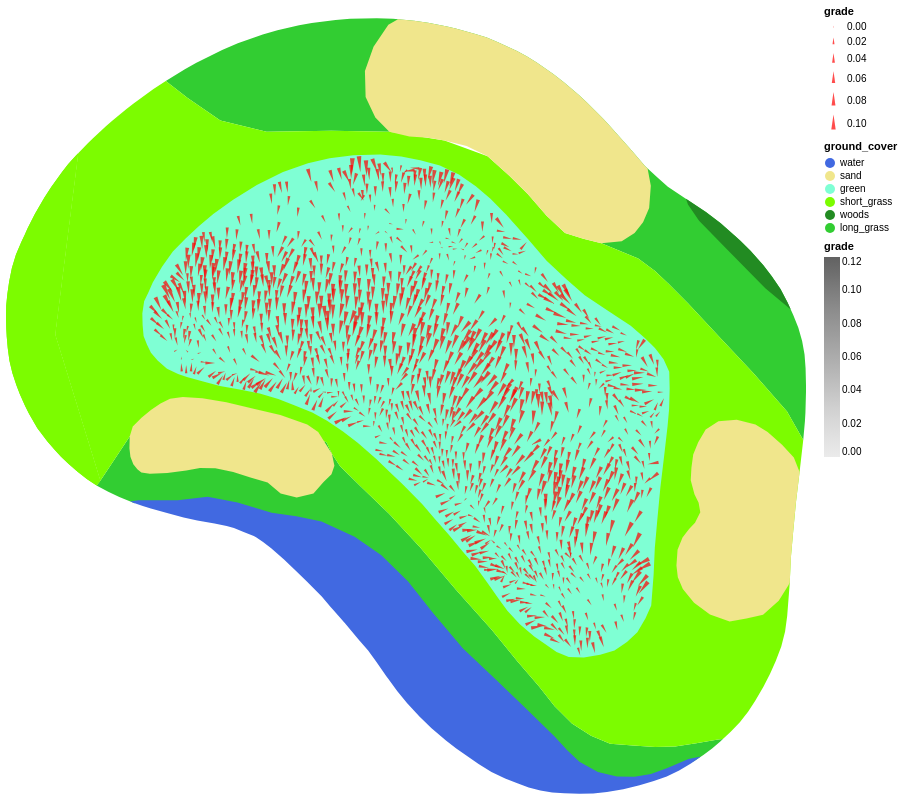

Notebook code for this chart:
### Code cell
surround_features + inclines

### Figure 1 — Vega-Lite specification as saved in the notebook (floating-point values rounded to 4 significant figures; data arrays with more than 128 entries replaced by an {"elided": "..."} marker saying what was removed)
{"config": {"view": {"continuousWidth": 400, "continuousHeight": 300}}, "layer": [{"data": {"name": "data-8d4c7388e1b27d0d44f2c84a580ab372"}, "mark": "geoshape", "encoding": {"color": {"field": "ground_cover", "scale": {"domain": ["water", "sand", "green", "short_grass", "woods", "long_grass"], "range": ["RoyalBlue", "Khaki", "Aquamarine", "LawnGreen", "ForestGreen", "LimeGreen"]}, "type": "nominal"}, "tooltip": [{"field": "name", "type": "nominal"}, {"field": "ground_cover", "type": "nominal"}, {"field": "course_area", "type": "nominal"}]}, "projection": {"reflectY": true, "type": "identity"}}, {"data": {"name": "data-61be3b52b641e2ad725bb593af836825"}, "mark": {"type": "point", "color": "lightgray", "filled": true, "shape": "wedge"}, "encoding": {"angle": {"field": "slope_heading", "type": "quantitative"}, "color": {"condition": {"value": "red", "selection": "selector014"}, "field": "grade", "scale": {"domain": [0, 0.12], "scheme": "greys"}, "type": "quantitative"}, "latitude": {"field": "y", "type": "quantitative"}, "longitude": {"field": "x", "type": "quantitative"}, "size": {"field": "grade", "type": "quantitative"}, "tooltip": [{"field": "z", "type": "quantitative"}, {"field": "slope_heading", "type": "quantitative"}, {"field": "grade", "type": "quantitative"}]}, "height": 800, "projection": {"reflectY": true, "type": "identity"}, "selection": {"selector014": {"type": "single", "on": "mouseover", "nearest": true}}, "width": 800}], "$schema": "https://vega.github.io/schema/vega-lite/v4.17.0.json", "datasets": {"data-8d4c7388e1b27d0d44f2c84a580ab372": [{"name": "rough", "course_area": "general_area", "ground_cover": "long_grass", "type": "Feature", "geometry": {"type": "Polygon", "coordinates": [[[-696.8, -346.0], [-694.6, -342.7], [-693.4, -342.0], [-686.2, -341.1], [-680.2, -343.2], [-679.8, -344.0], [-679.2, -344.9], [-677.7, -346.4], [-675.6, -348.4], [-673.3, -350.9], [-670.7, -353.9], [-668.1, -356.9], [-666.2, -359.2], [-664.6, -361.0], [-663.4, -362.5], [-662.2, -363.8], [-660.8, -364.7], [-659.4, -365.3], [-657.7, -365.4], [-656.1, -365.5], [-654.6, -365.5], [-653.1, -365.2], [-651.5, -365.0], [-651.1, -364.9], [-651.3, -365.1], [-651.9, -365.6], [-652.5, -366.1], [-653.2, -366.6], [-653.6, -366.6], [-656.2, -367.7], [-657.5, -367.9], [-658.8, -367.9], [-660.3, -367.5], [-661.6, -366.8], [-663.3, -365.2], [-670.3, -358.4], [-674.4, -353.4], [-678.1, -350.2], [-680.5, -349.2], [-684.2, -348.5], [-686.7, -347.7], [-688.8, -347.3], [-691.0, -347.6], [-694.0, -347.6], [-694.3, -347.6], [-694.3, -347.6], [-695.4, -347.2], [-696.2, -346.8], [-697.0, -346.4], [-697.0, -346.3], [-696.8, -346.0]]]}}, {"name": "rough", "course_area": "general_area", "ground_cover": "long_grass", "type": "Feature", "geometry": {"type": "Polygon", "coordinates": {"elided": "1x70x2 float values"}}}, {"name": "woods", "course_area": "general_area", "ground_cover": "woods", "type": "Feature", "geometry": {"type": "Polygon", "coordinates": [[[-648.0, -331.9], [-650.8, -329.0], [-652.8, -326.9], [-653.7, -325.7], [-653.8, -325.3], [-652.3, -326.3], [-651.3, -327.1], [-650.2, -328.0], [-649.8, -328.4], [-649.1, -329.1], [-648.1, -330.2], [-647.5, -331.0], [-646.9, -331.9], [-646.4, -332.9], [-646.1, -333.4], [-648.0, -331.9]]]}}, {"name": "fairway", "course_area": "general_area", "ground_cover": "short_grass", "type": "Feature", "geometry": {"type": "Polygon", "coordinates": {"elided": "1x75x2 float values"}}}, {"name": "fairway", "course_area": "general_area", "ground_cover": "short_grass", "type": "Feature", "geometry": {"type": "Polygon", "coordinates": [[[-700.1, -335.3], [-696.8, -346.0], [-697.0, -346.3], [-697.7, -345.9], [-698.4, -345.3], [-699.1, -344.7], [-699.6, -344.2], [-700.1, -343.7], [-700.6, -343.1], [-701.4, -342.1], [-702.0, -341.1], [-702.3, -340.5], [-702.6, -339.6], [-702.9, -339.0], [-703.2, -338.1], [-703.4, -337.2], [-703.5, -336.3], [-703.6, -335.5], [-703.6, -334.8], [-703.7, -334.0], [-703.7, -333.1], [-703.6, -332.3], [-703.4, -331.4], [-703.2, -330.4], [-702.9, -329.4], [-702.5, -328.5], [-702.3, -328.0], [-702.1, -327.5], [-701.5, -326.4], [-700.9, -325.2], [-700.3, -324.5], [-699.6, -323.4], [-699.1, -322.8], [-698.6, -322.2], [-698.4, -322.0], [-700.1, -335.3]]]}}, {"name": "fairway", "course_area": "general_area", "ground_cover": "short_grass", "type": "Feature", "geometry": {"type": "Polygon", "coordinates": [[[-700.1, -335.3], [-696.8, -346.0], [-697.0, -346.3], [-697.7, -345.9], [-698.4, -345.3], [-699.1, -344.7], [-699.6, -344.2], [-700.1, -343.7], [-700.6, -343.1], [-701.4, -342.1], [-702.0, -341.1], [-702.3, -340.5], [-702.6, -339.6], [-702.9, -339.0], [-703.2, -338.1], [-703.4, -337.2], [-703.5, -336.3], [-703.6, -335.5], [-703.6, -334.8], [-703.7, -334.0], [-703.7, -333.1], [-703.6, -332.3], [-703.4, -331.4], [-703.2, -330.4], [-702.9, -329.4], [-702.5, -328.5], [-702.3, -328.0], [-702.1, -327.5], [-701.5, -326.4], [-700.9, -325.2], [-700.3, -324.5], [-699.6, -323.4], [-699.1, -322.8], [-698.6, -322.2], [-698.4, -322.0], [-700.1, -335.3]]]}}, {"name": "green", "course_area": "putting_green", "ground_cover": "green", "type": "Feature", "geometry": {"type": "Polygon", "coordinates": {"elided": "1x82x2 float values"}}}, {"name": "bunkers", "course_area": "bunker", "ground_cover": "sand", "type": "Feature", "geometry": {"type": "Polygon", "coordinates": [[[-654.1, -350.2], [-653.6, -349.5], [-653.1, -349.1], [-652.8, -348.3], [-652.9, -347.6], [-653.2, -347.0], [-653.5, -346.0], [-653.4, -345.0], [-653.3, -344.1], [-652.9, -343.2], [-652.4, -342.2], [-651.4, -341.6], [-650.1, -341.5], [-648.7, -341.9], [-647.8, -342.4], [-646.8, -343.3], [-645.9, -344.3], [-645.5, -345.3], [-645.7, -347.6], [-646.0, -349.8], [-646.1, -351.6], [-646.2, -353.4], [-646.2, -353.5], [-646.3, -353.7], [-647.0, -354.8], [-648.2, -355.8], [-649.4, -356.1], [-650.6, -356.3], [-652.0, -355.8], [-653.2, -354.9], [-654.0, -353.9], [-654.4, -353.1], [-654.5, -352.2], [-654.4, -351.0], [-654.1, -350.2]]]}}, {"name": "bunkers", "course_area": "bunker", "ground_cover": "sand", "type": "Feature", "geometry": {"type": "Polygon", "coordinates": [[[-694.4, -342.0], [-693.7, -341.4], [-693.0, -340.8], [-692.3, -340.3], [-691.6, -340.0], [-690.7, -339.8], [-689.3, -339.9], [-687.5, -340.2], [-685.4, -340.7], [-683.5, -341.2], [-681.6, -341.9], [-680.8, -342.4], [-679.8, -344.0], [-679.6, -344.9], [-679.8, -345.5], [-680.4, -346.1], [-681.1, -346.9], [-682.4, -347.2], [-683.5, -346.9], [-684.5, -346.1], [-685.7, -345.7], [-687.0, -345.4], [-688.3, -345.1], [-689.4, -345.1], [-690.4, -345.2], [-691.8, -345.4], [-693.1, -345.5], [-693.7, -345.4], [-694.0, -345.2], [-694.3, -344.8], [-694.5, -344.2], [-694.6, -343.6], [-694.6, -342.7], [-694.4, -342.0]]]}}, {"name": "bunkers", "course_area": "bunker", "ground_cover": "sand", "type": "Feature", "geometry": {"type": "Polygon", "coordinates": [[[-675.6, -312.5], [-674.9, -312.1], [-673.7, -312.3], [-672.7, -312.4], [-671.3, -312.7], [-670.7, -312.8], [-669.3, -313.2], [-668.4, -313.5], [-667.6, -313.8], [-666.2, -314.5], [-665.5, -314.9], [-664.8, -315.3], [-663.5, -316.2], [-662.7, -316.8], [-661.6, -317.7], [-661.1, -318.3], [-659.9, -319.4], [-659.5, -319.8], [-657.9, -321.7], [-657.8, -321.8], [-656.8, -322.9], [-656.6, -323.1], [-656.4, -324.4], [-656.5, -326.0], [-657.0, -327.0], [-657.6, -327.8], [-658.5, -328.4], [-660.0, -328.6], [-661.3, -328.3], [-662.7, -327.8], [-664.0, -326.6], [-665.4, -325.0], [-666.8, -323.6], [-668.4, -322.2], [-669.9, -321.4], [-671.5, -321.0], [-672.7, -320.8], [-674.1, -320.8], [-675.6, -320.4], [-676.6, -319.4], [-677.3, -317.9], [-677.3, -315.9], [-676.7, -314.2], [-675.6, -312.5]]]}}, {"name": "water_hazard", "course_area": "penalty_area", "ground_cover": "water", "type": "Feature", "geometry": {"type": "Polygon", "coordinates": {"elided": "1x77x2 float values"}}}], "data-61be3b52b641e2ad725bb593af836825": {"elided": "1467 records"}}}
